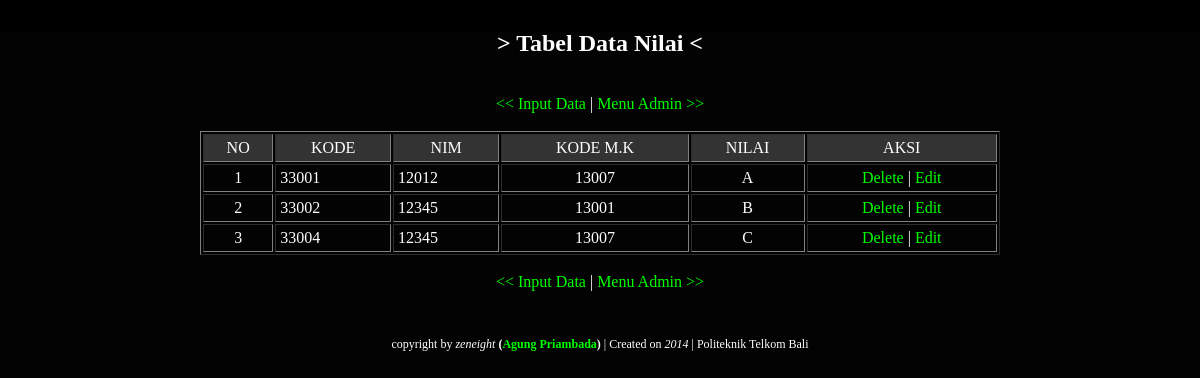
Screenshot of /nilai/show_nilai.php with the database file from the repository.
### tables this page shows
CREATE TABLE IF NOT EXISTS `data_nilai` (
  `kd_nilai` int(5) NOT NULL,
  `nim` int(5) NOT NULL,
  `kd_mk` varchar(10) NOT NULL,
  `nilai` varchar(1) NOT NULL
);

### nilai/show_nilai.php (the view, shortened to what this page needs)
<?php
include('../Connections/koneksi.php');
?>
<html>
<head>
<link rel="stylesheet" type="text/css" href="../css/desain.css">
</head>
<body id="bg0">
<h2 align="center">> Tabel Data Nilai <</h2>
<br />
<center><a href="add_nilai.php"><< Input Data</a> | <a href="../index.php">Menu Admin >></a></center>
<br />
<table align="center" width="800" cellpadding="4" bordercolordark="#FFFFFF" border="1">
  <tr align="center" bgcolor="#333333">
  	<td>NO</td>
    <td>KODE</td>
    <td>NIM</td>
    <td>KODE M.K</td>
    <td>NILAI</td>
    <td>AKSI</td>
  </tr>
<?php
$sql = "select * from data_nilai order by kd_nilai asc";
$result=mysql_query($sql,$koneksi);
$no = 1 ;
while ($data=mysql_fetch_array($result)){
?>
 <tr>
  <td align="center"><?php echo $no++; ?></td>
  <td><?php echo $data['kd_nilai'] ?></td>
  <td><?php echo $data['nim'] ?></td>
  <td align="center"><?php echo $data['kd_mk'] ?></td>
  <td align="center"><?php echo $data['nilai'] ?></td>
  <td>
  	<div align="center">
  		<a href="hapus_nilai.php?id=<?php echo $data['kd_nilai']; ?>"
        onclick="return confirm('Apakah anda yakin akan menghapus data?' + '\n\n' +
        '<?php echo "NIM: $data[nim]";?>' + '\n\n' +
        'Jika YA silahkan klik OK, jika TIDAK silahkan klik CANCEL.')">Delete</a> |
        <a href="edit_nilai.php?id=<?php echo $data['kd_nilai']; ?>">Edit</a>
    </div>
  </td>
 </tr>
<?php } ?>
</table>
<center><a href="add_nilai.php"><< Input Data</a>
 | <a href="../index.php">Menu Admin >></a></center>
<br>
<br>
<div id="footer">
<p>copyright by <i>zeneight</i> <b>(<a href="http://173.252.110.27/zeneight" target="_blank">Agung Priambada</a>)</b> | Created on <i>2014</i> | Politeknik Telkom Bali</p>
</div>
</body>
</html>

### css/desain.css (style rules this page uses)
body { font: 100% "Century Gothic"; font-size: 16px; margin: 30; padding: 0; text-align: justify; color: white; background-color:#000; }
#bg0 { background:url(../image/bg0.jpg); background-position:bottom; background-color:#000; background-repeat:no-repeat; }
body a { text-decoration: none; color:#0F0 }
#footer p { margin: 0; padding: 10px 0; text-align:center; font-size:12px; }

### rows the page displays
data_nilai: kd_nilai "33001", nim "12012", kd_mk "13007", nilai "A"
data_nilai: kd_nilai "33002", nim "12345", kd_mk "13001", nilai "B"
data_nilai: kd_nilai "33004", nim "12345", kd_mk "13007", nilai "C"
